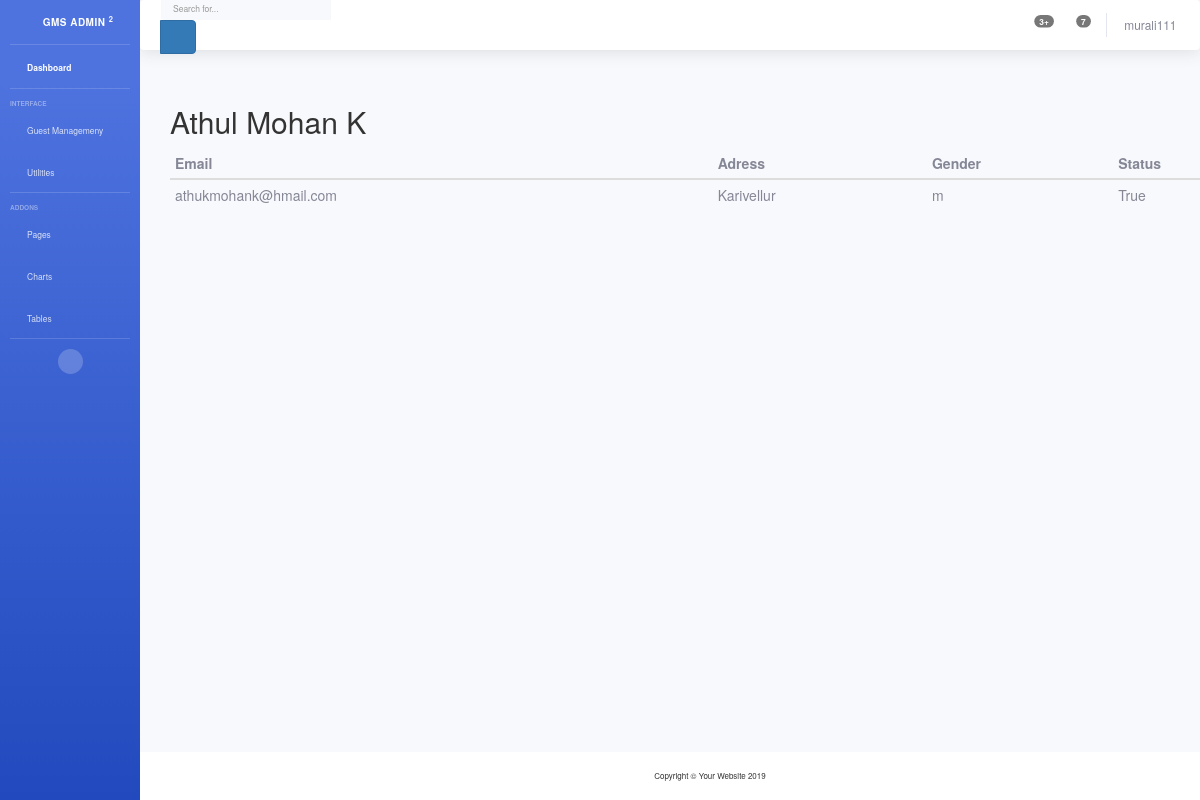
The app's page /view/9 (signed in) with its own data.
### webapp/models.py (models this page shows, shortened)
class student(models.Model):
    first_name=models.CharField(max_length=50)
    middle_name=models.CharField(max_length=50)
    last_name=models.CharField(max_length=50)
    email=models.CharField(max_length=50,unique=True)
    address=models.CharField(max_length=250)
    gender=models.CharField(max_length=10)
    joining_date = models.CharField(max_length=50,default=timezone.now())
    updated = models.DateTimeField(auto_now=True)
    is_active=models.BooleanField(default=True)
    class Meta():
        db_table='student'

### webapp/views.py (the view)
# urls.py: url(r'^view/(?P<pk>[0-9]+)$',views.view,name='view'),
def view(request, pk):
    data = student.objects.get(id=pk)
    return render(request, 'view.html', {'data': data})

### webapp/templates/view.html (shortened to what this page needs)
{% extends 'header.html' %}
{% block content %}
  <link rel="stylesheet" href="https://maxcdn.bootstrapcdn.com/bootstrap/3.3.7/css/bootstrap.min.css">
<div class="container">
  <h2>{{ data.first_name  }} {{ data.middle_name }} {{ data.last_name }}</h2>
  <table class="table table-condensed">
    <thead>
      <tr>
        <th>Email</th>
        <th>Adress</th>
        <th>Gender</th>
        <th>Status</th>
      </tr>
    </thead>
    <tbody>
      <tr>
        <td>{{ data.email }}</td>
        <td>{{ data.address }}</td>
        <td>{{ data.gender }}</td>
        <td>{{ data.is_active }}</td>
      </tr>
    </tbody>
  </table>
</div>
{% endblock %}

### webapp/templates/header.html (shortened to what this page needs)
<!DOCTYPE html>
<html lang="en">
<head>
 {% load static %}
 <link href={% static "vendor/fontawesome-free/css/all.min.css" %} rel="stylesheet" type="text/css">
 {% load static %}
 <link href={% static "css/sb-admin-2.min.css" %} rel="stylesheet">
</head>
<body id="page-top">
  <div id="wrapper">
    <ul class="navbar-nav bg-gradient-primary sidebar sidebar-dark accordion" id="accordionSidebar">
      <a class="sidebar-brand d-flex align-items-center justify-content-center" href="/dashBoard">
        <div class="sidebar-brand-icon rotate-n-15">
          <i class="fas fa-laugh-wink"></i>
        </div>
        <div class="sidebar-brand-text mx-3">GMS Admin <sup>2</sup></div>
      </a>
      <hr class="sidebar-divider my-0">
      <li class="nav-item active">
        <a class="nav-link" href="/dashBoard">
          <i class="fas fa-fw fa-tachometer-alt"></i>
          <span>Dashboard</span></a>
      </li>
      <hr class="sidebar-divider">
      <div class="sidebar-heading">
        Interface
      </div>
      <li class="nav-item">
        <a class="nav-link collapsed" href="#" data-toggle="collapse" data-target="#collapseTwo" aria-expanded="true" aria-controls="collapseTwo">
          <i class="fas fa-fw fa-cog"></i>
          <span>Guest Managemeny</span>
        </a>
      </li>
      <li class="nav-item">
        <a class="nav-link collapsed" href="#" data-toggle="collapse" data-target="#collapseUtilities" aria-expanded="true" aria-controls="collapseUtilities">
          <i class="fas fa-fw fa-wrench"></i>
          <span>Utilities</span>
        </a>
      </li>
      <hr class="sidebar-divider">
      <div class="sidebar-heading">
        Addons
      </div>
      <li class="nav-item">
        <a class="nav-link collapsed" href="#" data-toggle="collapse" data-target="#collapsePages" aria-expanded="true" aria-controls="collapsePages">
          <i class="fas fa-fw fa-folder"></i>
          <span>Pages</span>
        </a>
      </li>
      <li class="nav-item">
        <a class="nav-link" href="charts.html">
          <i class="fas fa-fw fa-chart-area"></i>
          <span>Charts</span></a>
      </li>
      <li class="nav-item">
        <a class="nav-link" href="tables.html">
          <i class="fas fa-fw fa-table"></i>
          <span>Tables</span></a>
      </li>
      <hr class="sidebar-divider d-none d-md-block">
      <div class="text-center d-none d-md-inline">
        <button class="rounded-circle border-0" id="sidebarToggle"></button>
      </div>
    </ul>
    <div id="content-wrapper" class="d-flex flex-column">
      <div id="content">
        <nav class="navbar navbar-expand navbar-light bg-white topbar mb-4 static-top shadow">
          <form class="d-none d-sm-inline-block form-inline mr-auto ml-md-3 my-2 my-md-0 mw-100 navbar-search">
            <div class="input-group">
              <input type="text" class="form-control bg-light border-0 small" placeholder="Search for..." aria-label="Search" aria-describedby="basic-addon2">
              <div class="input-group-append">
                <button class="btn btn-primary" type="button">
                  <i class="fas fa-search fa-sm"></i>
                </button>
              </div>
            </div>
          </form>
          <ul class="navbar-nav ml-auto">
            <li class="nav-item dropdown no-arrow mx-1">
              <a class="nav-link dropdown-toggle" href="#" id="alertsDropdown" role="button" data-toggle="dropdown" aria-haspopup="true" aria-expanded="false">
                <span class="badge badge-danger badge-counter">3+</span>
              </a>
            </li>
            <li class="nav-item dropdown no-arrow mx-1">
              <a class="nav-link dropdown-toggle" href="#" id="messagesDropdown" role="button" data-toggle="dropdown" aria-haspopup="true" aria-expanded="false">
                <span class="badge badge-danger badge-counter">7</span>
              </a>
            </li>
            <li class="nav-item dropdown no-arrow">
              <a class="nav-link dropdown-toggle" href="#" id="userDropdown" role="button" data-toggle="dropdown" aria-haspopup="true" aria-expanded="false">
                <span class="mr-2 d-none d-lg-inline text-gray-600 small">{{ user.username }}</span>
              </a>
            </li>
          </ul>
        </nav>
        <div class="container-fluid">
            {% block content %}
            {% endblock %}
          </div>
        </div>
      <footer class="sticky-footer bg-white">
        <div class="container my-auto">
          <div class="copyright text-center my-auto">
            <span>Copyright &copy; Your Website 2019</span>
          </div>
        </div>
      </footer>
    </div>
  </div>
  {% load static %}
  {% load static %}
  {% load static %}
  {% load static %}
  {% load static %}
</body>
</html>

### records on screen
student: first_name "Athul", middle_name "Mohan", last_name "K", email "athukmohank@hmail.com", address "Karivellur", gender "m", is_active "True"

### other values on screen
{{ user.username }} "murali111"
